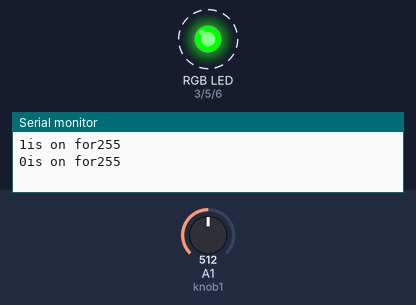
A sketch run on a simulated Arduino Uno, built with avr-gcc and run on an emulated ATmega328P. On the bench: an RGB LED mixed from three pins (HIGH = lit), the last lines printed to the serial monitor. Dashed ring = blinking. The test bench sets the inputs (shaded band); at power-on: A1 (knob1) = 512.

Above: at 0.64 s.
1.3 s: A1 (knob1) set to 900
At 1.94 s:
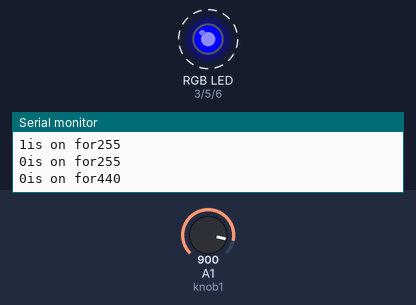
4.3 s: A1 (knob1) set to 139
At 5.3 s:
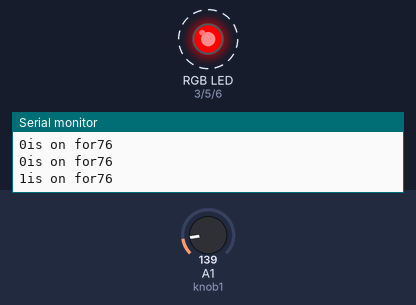
7.3 s: A1 (knob1) set to 132
Timing chart, 0 to 16.3 s (numbered marks = the images above; inputs shaded):
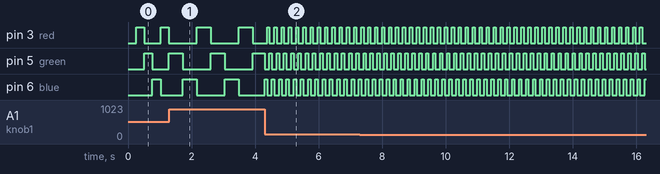

The sketch:

LED_3RGB_V1-2.ino
```cpp
/*
 This Sketch Simulate Flashing Lights
 */

//blink without delay = bwd
const int red = 3;
const int green = 5;
const int blue = 6;
int on_sec=50;
const int knob1 = A1;
const int knob2 = A0;

//for bwd
const int ledPin = LED_BUILTIN;
int redState = LOW;
int greenState = LOW;
int blueState = LOW;
unsigned long previousMillis = 0;
long interval=1000;

void setup() {
  // set up LED pins
  pinMode(red, OUTPUT);
  pinMode(green, OUTPUT);
  pinMode(blue, OUTPUT);

  //bwd implementation
  //pinMode(ledPin,OUTPUT);

  // initialize serial communications
  Serial.begin(9600);
}


void loop() {

  //reading knob
  on_sec = map(analogRead(knob1), 1, 1024, 11, 500);

  //bwd implementation
  unsigned long currentMillis = millis();

  if (currentMillis - previousMillis >= on_sec) {
    // save the last time you blinked the LED
    previousMillis = currentMillis;

    // if the LED is off turn it on and vice-versa:
    if (redState == LOW&greenState == LOW&blueState == LOW) {
      redState=HIGH;
    } else if (redState== HIGH&greenState==LOW&blueState== LOW) {
      redState = LOW;
      greenState=HIGH;
    } else if (redState== LOW&greenState==HIGH&blueState== LOW){
      greenState=LOW;
      blueState=HIGH;
    } else if (redState== LOW&greenState==LOW&blueState== HIGH){
      blueState=LOW;
      redState=HIGH;
    }

    //print a state change to serial monitor
    Serial.print(redState);
    Serial.print("is on for");
    Serial.print(on_sec);
    Serial.print("\n");

  } //end if statement

  digitalWrite(red, redState);
  digitalWrite(green, greenState);
  digitalWrite(blue, blueState);


} //end loop
```

Measured:
- after the input at 1.3 s, pin 3 (red): alternates HIGH for 0.44 s and LOW for 0.88 s, starting after 0.86 s; pin 5 (green), pin 6 (blue): alternates HIGH for 0.44 s and LOW for 0.88 s, starting after 0.42 s
- after the input at 4.3 s, pin 3 (red): alternates HIGH for 0.08 s and LOW for 0.15 s, starting after 0.08 s; pin 5 (green), pin 6 (blue): alternates HIGH for 0.08 s and LOW for 0.15 s, starting at once
- by itself, pin 3 (red): alternates HIGH for 0.26 s and LOW for 0.51 s
